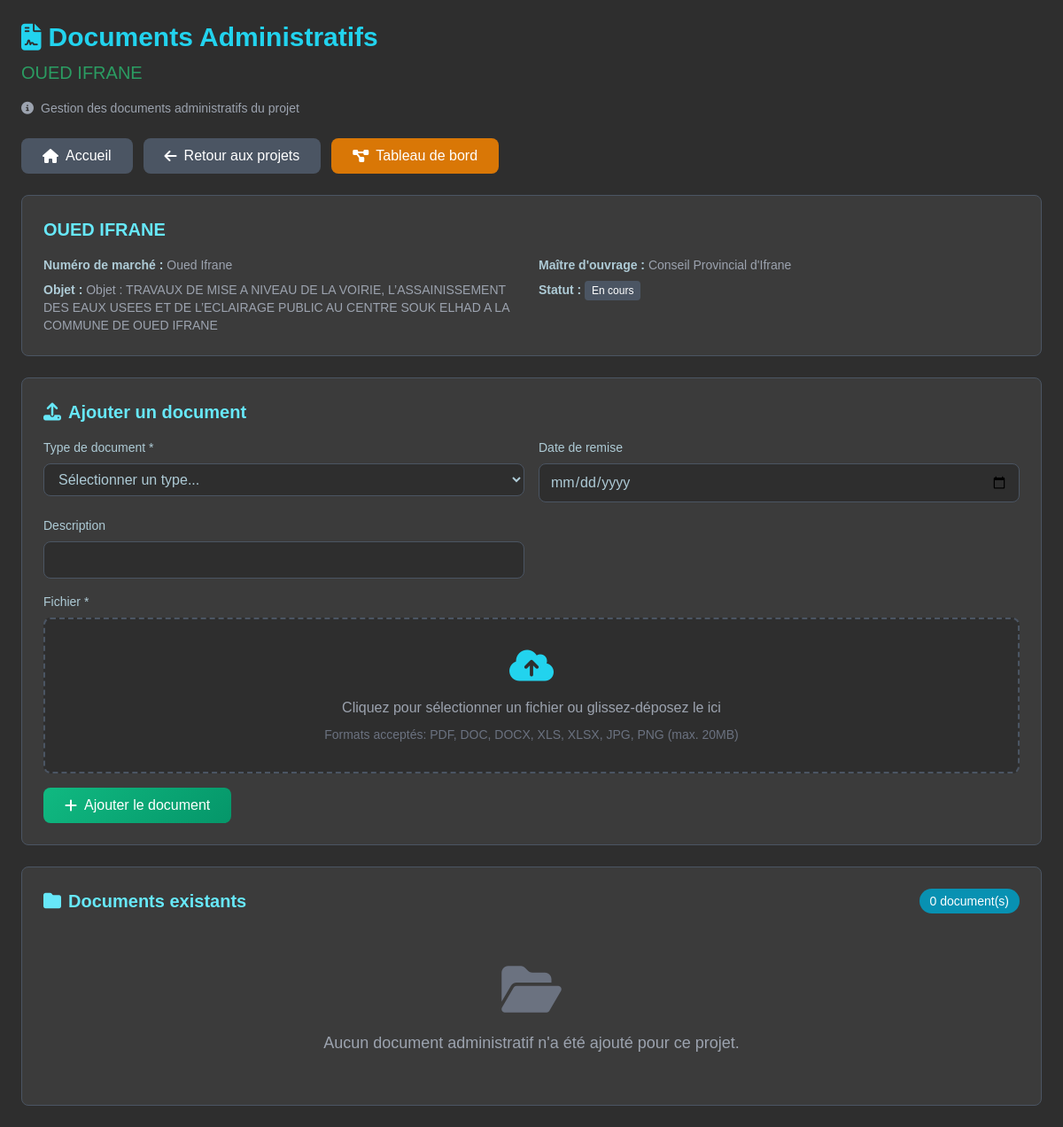
/projet/14/documents/ (signed in), run on the app's committed database.
### projets/models/projet.py (models this page shows, shortened)
class Projet(models.Model):
    TYPE_PROJET = [
        ('VRD', 'Voirie et Réseaux Divers'),
        ('ROUTE', 'Route'),
        ('PONT', 'Pont'),
        ('BATIMENT', 'Bâtiment'),
        ('CONSTRUCTION', 'Construction'),
        ('ASSAINISSEMENT EP', 'Assainissement EP'),
        ('ASSAINISSEMENT EU', 'Assainissement EU'),
        ('ASSAINISSEMENT', 'Assainissement'),
        ('ADDUCTION_EAU_POTABLE', "Adduction d'eau potable"),
        ('EQUIPEMENT', 'Équipement'),
        ('AMENAGEMENT', 'Aménagement'),
        ('GENIE_CIVIL', 'Génie Civil'),
        ('TRAVAUX_PUBLICS', 'Travaux Publics'),
        ('ELECTRICITE', 'Électricité'),
        ('HYDRAULIQUE', 'Hydraulique'),
        ('TELECOMMUNICATION', 'Télécommunication'),
        ('ENVIRONNEMENT', 'Environnement'),
        ('URBANISME', 'Urbanisme'),
        ('ESPACE_PUBLIC', 'Espace Public'),
        ('PLACE_PUBLIQUE', 'Place Publique'),
        ('ESPACE_VERT', 'Espace Vert'),
        ('TERRAINS_SPORTIFS', 'Terrins Sportifs'),
        ('TERRAINS_PROXIMITES', 'Terrains Proximités'),
        ('AUTRE', 'Autre'),
    ]
    class Statut(models.TextChoices):
        APPEL_OFFRE = 'AO', _("Appel d'offre")
        EN_ETUDE = 'ETUDE', _('En étude')
        EN_ATTENTE = 'ATTENTE', _('En attente')
        EN_DEMARRAGE = 'DEM', _('En démarrage')
        EN_COURS = 'COURS', _('En cours')
        EN_ARRET = 'ARRET', _('En arrêt')
        EN_RECEPTION = 'RECEP', _('En réception')
        EN_RECEPTION_PROVISOIRE = 'RECEP_PROV', _('En réception provisoire')
        EN_RECEPTION_DEFINITIVE = 'RECEP_DEF', _('En réception définitive')
        RECEPTION_PROVISOIRE = 'RP', _('Réception provisoire')
        RECEPTION_DEFINITIVE = 'RD', _('Réception définitive')
        CLOTURE = 'CLO', _('Clôturé')
    type_projet = models.CharField(_("Type de projet"), max_length=50, choices=TYPE_PROJET, default='VRD', null=True, blank=True)
    nom = models.CharField(_("Nom du projet"), max_length=50)
    objet = models.TextField(_("Objet du marché"), max_length=200)
    numero = models.CharField(_("Numéro du marché"), max_length=100, unique=True)
    maitre_ouvrage = models.CharField(_("Maître d'ouvrage"), max_length=200)
    localisation = models.CharField(_("Localisation"), max_length=200)
    users = models.ManyToManyField(settings.AUTH_USER_MODEL, verbose_name=_("Utilisateurs"), blank=True, related_name='projets')
    revisable = models.BooleanField(_("Revisable"), default=False, null=True, blank=True)
    montant = models.DecimalField(_("Montant estimé (DH)"), max_digits=12, decimal_places=2, null=True, blank=True)
    montant_soumission = models.DecimalField(_("Montant de la soumission (DH)"), max_digits=12, decimal_places=2, null=True, blank=True)
    statut = models.CharField(_("Statut"), max_length=15, choices=Statut.choices, default=Statut.APPEL_OFFRE)
    date_debut = models.DateField(_("Date de début prévue"), null=True, blank=True)
    delai = models.IntegerField(_("Délai (jours)"), null=True, blank=True, default=0)
    date_creation = models.DateTimeField(_("Date d'enregistrement"), auto_now_add=True)
    avancement = models.DecimalField(_("Avancement (%)"), max_digits=5, decimal_places=2, default=0.0)
    entreprise = models.ForeignKey('Entreprise', on_delete=models.SET_NULL, null=True, blank=True, verbose_name=_("Entreprise adjudicataire"))
    appel_offre = models.OneToOneField('AppelOffre', on_delete=models.SET_NULL, null=True, blank=True, related_name='projet_associe')
    revisable = models.BooleanField(_("Revisable"), null=True, blank=True, default=False)
    epoque_base = models.DateField(_("Epoque de base"), null=True, blank=True)
    a_traiter = models.BooleanField(_("À traiter (appel d'offre)"), null=True, blank=True, default=False)
    en_retard = models.BooleanField(_("En retard"), null=True, blank=True, default=False)
    reception_validee = models.BooleanField(_("Réception validée"), null=True, blank=True, default=False)
    date_reception = models.DateField(_("Date de réception"), null=True, blank=True)
    date_limite_soumission = models.DateField(_("Date limite de soumission"), null=True, blank=True)
    class Meta:
        verbose_name = _("Projet")
        verbose_name_plural = _("Projets")
        ordering = ['-date_creation']

### projets/views/views.py (the view)
# urls.py: path('projet/<int:projet_id>/documents/', views.documents_projet, name='documents'),
@login_required
def documents_projet(request, projet_id):
    projet = get_object_or_404(Projet, id=projet_id)
    documents = projet.documents_administratifs.all()
    return render(request, 'projets/documents_administratifs.html', {'projet': projet, 'documents': documents})

### projets/templates/projets/documents_administratifs.html (shortened to what this page needs)
<!DOCTYPE html>
<html lang="fr">
<head>
    {% load static %}
    <link rel="stylesheet" href="https://cdnjs.cloudflare.com/ajax/libs/font-awesome/6.4.0/css/all.min.css" />
    <script src="https://cdn.tailwindcss.com"></script>
</head>
<body class="p-4 md:p-6">
    <div class="max-w-6xl mx-auto">
        <div class="mb-4 md:mb-6">
            <h1 class="text-xl md:text-3xl font-bold text-cyan-400 mb-2 flex items-center gap-2 mobile-text-center md:justify-start">
                <i class="fas fa-file-contract"></i>
                Documents Administratifs
            </h1>
            <h2 class="text-lg md:text-xl text-[#2B9C62] mobile-text-center md:text-left">{{ projet.nom }}</h2>
            <div class="flex items-center mt-3 md:mt-4 text-sm text-gray-400 mobile-justify-center md:justify-start">
                <i class="fas fa-info-circle mr-2"></i>
                <span class="mobile-text-sm">Gestion des documents administratifs du projet</span>
            </div>
        </div>
        <div class="flex gap-2 md:gap-3 mb-4 md:mb-6 flex-wrap mobile-stack">
            <a href="{% url 'home' %}" class="bg-[#4B5563] hover:bg-[#374151] text-white px-4 py-2 md:px-6 md:py-2 rounded-lg font-medium flex items-center gap-2 btn-responsive mobile-w-full justify-center">
                <i class="fas fa-house"></i> Accueil
            </a>
            <a href="{% url 'projets:liste_projets' %}" class="bg-[#4B5563] hover:bg-[#374151] text-white px-4 py-2 md:px-6 md:py-2 rounded-lg font-medium flex items-center gap-2 btn-responsive mobile-w-full justify-center">
                <i class="fas fa-arrow-left"></i> Retour aux projets
            </a>
            <a href="{% url 'projets:dashboard' projet.id %}" class="bg-amber-600 hover:bg-amber-700 text-white px-4 py-2 md:px-6 md:py-2 rounded-lg font-medium flex items-center gap-2 btn-responsive mobile-w-full justify-center">
                <i class="fas fa-diagram-project"></i> Tableau de bord
            </a>
        </div>
        <div class="bg-[#3B3B3B] border border-[#4B5563] rounded-lg p-4 md:p-6 mb-4 md:mb-6">
            <h2 class="text-lg md:text-xl font-semibold text-cyan-300 mb-3 md:mb-4 mobile-text-center md:text-left">{{ projet.nom }}</h2>
            <div class="grid grid-cols-1 md:grid-cols-2 gap-3 md:gap-4 text-sm mobile-text-sm">
                <div class="space-y-2">
                    <p class="text-gray-400"><strong class="text-[#AECBD6]">Numéro de marché :</strong> {{ projet.numero }}</p>
                    <p class="text-gray-400"><strong class="text-[#AECBD6]">Objet :</strong> {{ projet.objet }}</p>
                </div>
                <div class="space-y-2">
                    <p class="text-gray-400"><strong class="text-[#AECBD6]">Maître d'ouvrage :</strong> {{ projet.maitre_ouvrage }}</p>
                    <p class="text-gray-400">
                        <strong class="text-[#AECBD6]">Statut :</strong>
                        <span class="bg-[#4B5563] text-white px-2 py-1 rounded text-xs mobile-text-xs">{{ projet.get_statut_display }}</span>
                    </p>
                </div>
            </div>
        </div>
        <div class="bg-[#3B3B3B] border border-[#4B5563] rounded-lg p-4 md:p-6 mb-4 md:mb-6">
            <h3 class="text-lg md:text-xl font-semibold text-cyan-300 mb-3 md:mb-4 flex items-center gap-2 justify-center md:justify-start">
                <i class="fas fa-upload"></i>
                Ajouter un document
            </h3>
            <form method="post" enctype="multipart/form-data" action="{% url 'projets:ajouter_document' projet.id %}" class="space-y-4">
                <div class="grid grid-cols-1 md:grid-cols-2 gap-3 md:gap-4">
                    <div>
                        <label for="type_document" class="block text-sm font-medium text-[#AECBD6] mb-2 mobile-text-sm">
                            Type de document *
                        </label>
                        <select class="form-control mobile-text-sm" id="type_document" name="type_document" required>
                            <option value="">Sélectionner un type...</option>
                        </select>
                    </div>
                    <div>
                        <label for="date_remise" class="block text-sm font-medium text-[#AECBD6] mb-2 mobile-text-sm">
                            Date de remise
                        </label>
                        <input type="date" class="form-control mobile-text-sm" id="date_remise" name="date_remise">
                    </div>
                    <div>
                        <label for="description" class="block text-sm font-medium text-[#AECBD6] mb-2 mobile-text-sm">
                            Description
                        </label>
                        <input type="text" class="form-control mobile-text-sm" id="description" name="description">
                    </div>
                </div>
                <div>
                    <label for="fichier" class="block text-sm font-medium text-[#AECBD6] mb-2 mobile-text-sm">
                        Fichier *
                    </label>
                    <div class="upload-area" onclick="document.getElementById('fichier').click()">
                        <i class="fas fa-cloud-upload-alt file-icon text-cyan-400"></i>
                        <p class="mb-2 text-gray-400 mobile-text-sm">Cliquez pour sélectionner un fichier ou glissez-déposez le ici</p>
                        <p class="text-xs md:text-sm text-gray-500">Formats acceptés: PDF, DOC, DOCX, XLS, XLSX, JPG, PNG (max. 20MB)</p>
                    </div>
                </div>
                <button type="submit" class="btn-success px-4 py-2 md:px-6 md:py-2 rounded-lg font-medium flex items-center gap-2 w-fit btn-responsive mobile-w-full justify-center">
                    <i class="fas fa-plus"></i> Ajouter le document
                </button>
            </form>
        </div>
        <div class="bg-[#3B3B3B] border border-[#4B5563] rounded-lg p-4 md:p-6">
            <div class="flex justify-between items-center mb-4 md:mb-6 mobile-flex-col mobile-gap-3">
                <h3 class="text-lg md:text-xl font-semibold text-cyan-300 flex items-center gap-2 justify-center md:justify-start">
                    <i class="fas fa-folder"></i>
                    Documents existants
                </h3>
                <span class="bg-cyan-600 text-white px-3 py-1 rounded-full text-sm font-medium mobile-text-xs">
                    {{ documents.count }} document(s)
                </span>
            </div>
            {% if documents %}
                <div class="grid grid-cols-1 sm:grid-cols-2 lg:grid-cols-3 gap-3 md:gap-4">
                    {% for document in documents %}
                        <div class="document-card">
                            <div class="text-center">
                                {% with document.fichier.name|slice:"-4:"|lower as file_ext %}
                                    {% if file_ext == '.pdf' %}
                                        <i class="fas fa-file-pdf file-icon text-red-500"></i>
                                        <span class="badge-type badge-pdf">PDF</span>
                                    {% elif file_ext == '.doc' or file_ext == 'docx' %}
                                        <i class="fas fa-file-word file-icon text-blue-500"></i>
                                        <span class="badge-type badge-word">WORD</span>
                                    {% elif file_ext == '.xls' or file_ext == 'xlsx' %}
                                        <i class="fas fa-file-excel file-icon text-green-500"></i>
                                        <span class="badge-type badge-excel">EXCEL</span>
                                    {% elif file_ext == '.jpg' or file_ext == '.jpeg' or file_ext == '.png' or file_ext == '.gif' %}
                                        <i class="fas fa-file-image file-icon text-amber-500"></i>
                                        <span class="badge-type badge-image">IMAGE</span>
                                    {% else %}
                                        <i class="fas fa-file file-icon text-gray-400"></i>
                                        <span class="badge-type badge-other">{{ file_ext|upper }}</span>
                                    {% endif %}
                                {% endwith %}
                                <h4 class="text-base md:text-lg font-semibold text-cyan-300 mt-2 mobile-text-sm">{{ document.type_document }}</h4>
                                <h4 class="block text-sm font-medium text-[#AECBD6] mb-2 mobile-text-sm">{{ document.description }}</h4>
                                <p class="text-xs md:text-sm text-gray-400 mt-2">
                                    <i class="fas fa-calendar mr-1"></i>
                                    {% if document.date_remise %}
                                        {{ document.date_remise|date:"d/m/Y" }}
                                    {% else %}
                                        Date non spécifiée
                                    {% endif %}
                                </p>
                                <p class="text-xs md:text-sm text-gray-400 truncate mobile-text-xs" title="{{ document.fichier.name }}">
                                    {{ document.fichier.name|truncatechars:25 }}
                                </p>
                            </div>
                            <div class="flex justify-between items-center mt-3 md:mt-4 pt-3 md:pt-4 border-t border-[#4B5563] mobile-small-gap">
                                <a href="{% url 'projets:afficher_document' document.id %}"
                                    target="_blank"
                                    class="btn-info px-2 py-1 md:px-3 md:py-1 rounded text-xs md:text-sm font-medium flex items-center gap-1 mobile-text-xs"
                                    data-filename="{{ document.fichier.name }}">
                                    <i class="fas fa-eye"></i> <span class="hidden xs:inline">Voir</span>
                                </a>
                                <a href="{% url 'projets:download_document' 'DocumentAdministratif' document.id %}?download=true"
                                    class="btn-success px-2 py-1 md:px-3 md:py-1 rounded text-xs md:text-sm font-medium flex items-center gap-1 mobile-text-xs">
                                    <i class="fas fa-download"></i> <span class="hidden xs:inline">Téléch.</span>
                                </a>
                                <form method="post" action="{% url 'projets:supprimer_document' projet.id document.id %}" class="inline">
                                    {% csrf_token %}
                                    <button type="submit" class="btn-danger px-2 py-1 md:px-3 md:py-1 rounded text-xs md:text-sm font-medium flex items-center gap-1 mobile-text-xs"
                                            onclick="return confirm('Êtes-vous sûr de vouloir supprimer ce document?')">
                                        <i class="fas fa-trash"></i> <span class="hidden xs:inline">Suppr.</span>
                                    </button>
                                </form>
                            </div>
                        </div>
                    {% endfor %}
                </div>
            {% else %}
                <div class="text-center py-6 md:py-8">
                    <i class="fas fa-folder-open text-4xl md:text-6xl text-gray-500 mb-3 md:mb-4"></i>
                    <p class="text-gray-400 text-base md:text-lg mobile-text-sm">Aucun document administratif n'a été ajouté pour ce projet.</p>
                </div>
            {% endif %}
        </div>
    </div>
</body>
</html>

### data on the page
Projet: nom "OUED IFRANE", numero "Oued Ifrane", objet "Objet : TRAVAUX DE MISE A NIVEAU DE LA VOIRIE, L’ASSAINISSEMENT DES EAUX USEES ET DE L’ECLAIRAGE PUBLIC AU CENTRE SOUK ELHAD A LA COMMUNE DE OUED IFRANE", maitre_ouvrage "Conseil Provincial d'Ifrane", statut "En cours", count "0"
